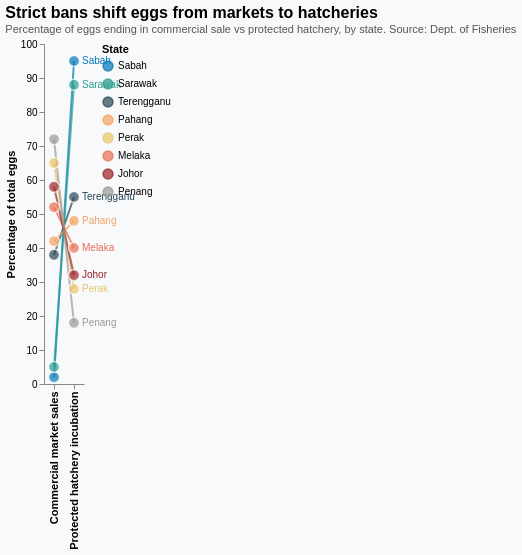

Describe this chart as a Vega-Lite specification.
### Vega-Lite specification from a JSON file in a GitHub repository (floating-point values rounded to 4 significant figures)
{"$schema": "https://vega.github.io/schema/vega-lite/v5.json", "title": {"text": "Strict bans shift eggs from markets to hatcheries", "subtitle": "Percentage of eggs ending in commercial sale vs protected hatchery, by state. Source: Dept. of Fisheries", "fontSize": 16, "subtitleFontSize": 11, "anchor": "start", "subtitleColor": "#555"}, "width": "container", "height": 340, "background": "#f7f9fb", "config": {"view": {"stroke": null}, "axis": {"grid": false}}, "data": {"values": [{"state": "Sabah", "category": "Commercial market sales", "pct": 2}, {"state": "Sabah", "category": "Protected hatchery incubation", "pct": 95}, {"state": "Sarawak", "category": "Commercial market sales", "pct": 5}, {"state": "Sarawak", "category": "Protected hatchery incubation", "pct": 88}, {"state": "Terengganu", "category": "Commercial market sales", "pct": 38}, {"state": "Terengganu", "category": "Protected hatchery incubation", "pct": 55}, {"state": "Pahang", "category": "Commercial market sales", "pct": 42}, {"state": "Pahang", "category": "Protected hatchery incubation", "pct": 48}, {"state": "Perak", "category": "Commercial market sales", "pct": 65}, {"state": "Perak", "category": "Protected hatchery incubation", "pct": 28}, {"state": "Melaka", "category": "Commercial market sales", "pct": 52}, {"state": "Melaka", "category": "Protected hatchery incubation", "pct": 40}, {"state": "Johor", "category": "Commercial market sales", "pct": 58}, {"state": "Johor", "category": "Protected hatchery incubation", "pct": 32}, {"state": "Penang", "category": "Commercial market sales", "pct": 72}, {"state": "Penang", "category": "Protected hatchery incubation", "pct": 18}]}, "layer": [{"mark": {"type": "line", "strokeWidth": 2, "opacity": 0.7}, "encoding": {"x": {"field": "category", "type": "nominal", "sort": ["Commercial market sales", "Protected hatchery incubation"], "axis": {"title": null, "labelFontSize": 11, "labelFontWeight": "bold"}}, "y": {"field": "pct", "type": "quantitative", "axis": {"title": "Percentage of total eggs"}}, "color": {"field": "state", "type": "nominal", "scale": {"domain": ["Sabah", "Sarawak", "Terengganu", "Pahang", "Perak", "Melaka", "Johor", "Penang"], "range": ["#0077b6", "#2a9d8f", "#264653", "#f4a261", "#e9c46a", "#e76f51", "#9b2226", "#999"]}, "legend": {"title": "State", "orient": "right"}}, "detail": {"field": "state"}, "tooltip": [{"field": "state", "title": "State"}, {"field": "category", "title": "Disposition"}, {"field": "pct", "title": "Percentage", "format": ".0f"}]}}, {"mark": {"type": "circle", "size": 120, "filled": true, "stroke": "white", "strokeWidth": 1.5}, "encoding": {"x": {"field": "category", "type": "nominal", "sort": ["Commercial market sales", "Protected hatchery incubation"]}, "y": {"field": "pct", "type": "quantitative"}, "color": {"field": "state", "type": "nominal"}, "tooltip": [{"field": "state", "title": "State"}, {"field": "category", "title": "Disposition"}, {"field": "pct", "title": "Percentage", "format": ".0f"}]}}, {"transform": [{"filter": "datum.category == 'Protected hatchery incubation'"}], "mark": {"type": "text", "align": "left", "dx": 8, "fontSize": 10}, "encoding": {"x": {"field": "category", "type": "nominal", "sort": ["Commercial market sales", "Protected hatchery incubation"]}, "y": {"field": "pct", "type": "quantitative"}, "text": {"field": "state"}, "color": {"field": "state", "type": "nominal", "legend": null}}}]}
